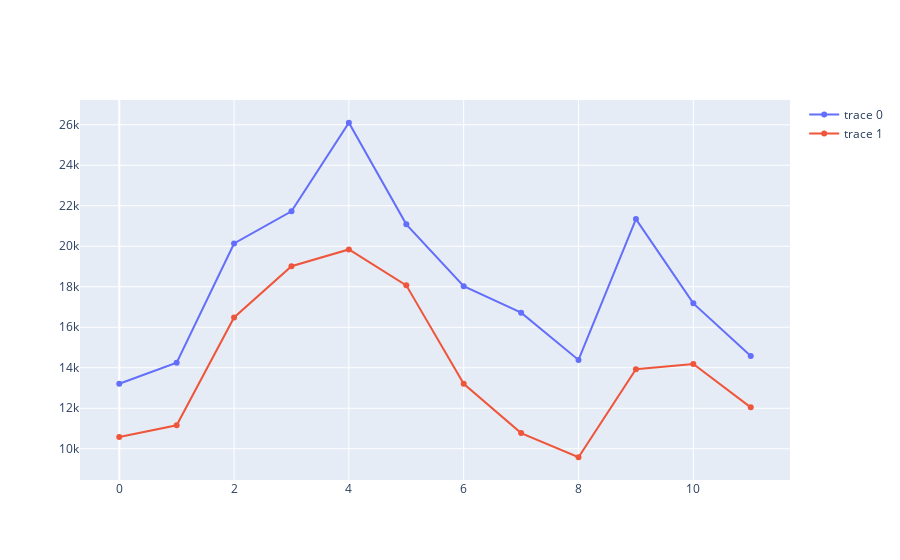

Source (notebook cell):
### Code cell
iplot(Figure(data=[Scatter(y=test['Sales']),
                  Scatter(y=preds)]))

### Figure 1 — Plotly figure (JSON) as saved in the notebook; plotly's stock layout.template omitted (floating-point values rounded to 4 significant figures)
{"data": [{"type": "scatter", "y": [13210, 14251, 20139, 21725, 26099, 21084, 18024, 16722, 14385, 21342, 17180, 14577]}, {"type": "scatter", "y": [10580.0, 11160.0, 16480.0, 19010.0, 19840.0, 18070.0, 13210.0, 10780.0, 9582.0, 13930.0, 14180.0, 12050.0]}], "layout": {}}
